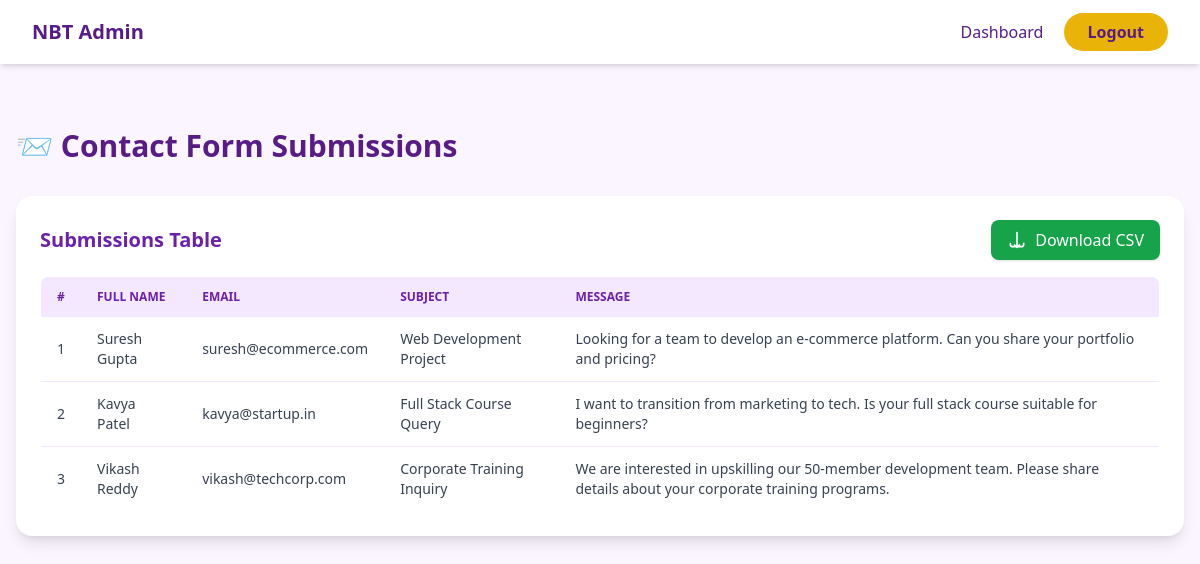
Screenshot of /nbt/admin/manage_contacts.php with the database file from the repository.
### tables this page shows
CREATE TABLE contact_us (
    id INT AUTO_INCREMENT PRIMARY KEY,
    full_name VARCHAR(255) NOT NULL,
    email_address VARCHAR(255) NOT NULL,
    subject VARCHAR(255) DEFAULT '',
    message TEXT DEFAULT '',
    phone VARCHAR(20) DEFAULT '',
    status ENUM('new', 'read', 'replied', 'closed') DEFAULT 'new',
    admin_notes TEXT DEFAULT '',
    ip_address VARCHAR(45) DEFAULT '',
    created_at TIMESTAMP DEFAULT CURRENT_TIMESTAMP
);

### nbt/admin/manage_contacts.php (the view, shortened to what this page needs)
<?php
require '../config/db.php';
try {
    $stmt = $pdo->query("SELECT * FROM contact_us ORDER BY id DESC");
    $contacts = $stmt->fetchAll(PDO::FETCH_ASSOC);
} catch (PDOException $e) {
    die("DB Error: " . $e->getMessage());
}
?>
<!DOCTYPE html>
<html lang="en">
<head>
  <script src="https://cdn.tailwindcss.com"></script>
</head>
<body class="bg-[#faf5ff] text-gray-800 min-h-screen">
  <nav class="bg-white shadow-md fixed w-full top-0 z-50">
    <div class="max-w-7xl mx-auto px-4 sm:px-6 lg:px-8">
      <div class="flex justify-between items-center h-16">
        <div class="text-xl font-bold text-purple-900">NBT Admin</div>
        <div>
          <a href="dashboard.php" class="text-purple-900 hover:text-yellow-500 px-4">Dashboard</a>
          <a href="logout.php" class="bg-yellow-500 text-purple-900 px-6 py-2 rounded-full font-semibold hover:bg-yellow-600">Logout</a>
        </div>
      </div>
    </div>
  </nav>
  <div class="max-w-7xl mx-auto px-4 py-12 mt-20">
    <h2 class="text-3xl font-extrabold text-purple-900 mb-8">📨 Contact Form Submissions</h2>
    <div class="bg-white shadow-lg rounded-2xl p-6 mb-6">
      <div class="flex justify-between items-center">
        <h3 class="text-xl font-semibold text-purple-800">Submissions Table</h3>
        <a href="?download=true" class="bg-green-600 hover:bg-green-700 text-white px-4 py-2 rounded-lg shadow flex items-center space-x-2">
          <svg xmlns="http://www.w3.org/2000/svg" class="h-5 w-5" fill="none"
            viewBox="0 0 24 24" stroke="currentColor" stroke-width="2">
            <path stroke-linecap="round" stroke-linejoin="round"
              d="M4 16v1a3 3 0 003 3h10a3 3 0 003-3v-1M12 12v9m0 0l-3-3m3 3l3-3M12 3v9" />
          </svg>
          <span>Download CSV</span>
        </a>
      </div>
      <div class="mt-4 overflow-x-auto">
        <table class="min-w-full text-sm text-left text-gray-700 border rounded-lg overflow-hidden">
          <thead class="bg-purple-100 text-xs uppercase text-purple-800 font-semibold">
            <tr>
              <th class="px-4 py-3">#</th>
              <th class="px-4 py-3">Full Name</th>
              <th class="px-4 py-3">Email</th>
              <th class="px-4 py-3">Subject</th>
              <th class="px-4 py-3">Message</th>
            </tr>
          </thead>
          <tbody class="divide-y divide-purple-100">
            <?php if (count($contacts) === 0): ?>
              <tr><td colspan="5" class="px-4 py-4 text-center text-gray-500">No submissions yet.</td></tr>
            <?php else: ?>
              <?php foreach ($contacts as $i => $c): ?>
                <tr class="hover:bg-purple-50">
                  <td class="px-4 py-3"><?= $i + 1 ?></td>
                  <td class="px-4 py-3 font-medium"><?= htmlspecialchars($c['full_name']) ?></td>
                  <td class="px-4 py-3"><?= htmlspecialchars($c['email_address']) ?></td>
                  <td class="px-4 py-3"><?= htmlspecialchars($c['subject']) ?></td>
                  <td class="px-4 py-3 whitespace-pre-wrap"><?= nl2br(htmlspecialchars($c['message'])) ?></td>
                </tr>
              <?php endforeach; ?>
            <?php endif; ?>
          </tbody>
        </table>
      </div>
    </div>
  </div>
</body>
</html>

### rows the page displays
contact_us: full_name "Suresh Gupta", email_address "suresh@ecommerce.com", subject "Web Development Project", message "Looking for a team to develop an e-commerce platform. Can you share your portfolio and pricing?"
contact_us: full_name "Kavya Patel", email_address "kavya@startup.in", subject "Full Stack Course Query", message "I want to transition from marketing to tech. Is your full stack course suitable for beginners?"
contact_us: full_name "Vikash Reddy", email_address "vikash@techcorp.com", subject "Corporate Training Inquiry", message "We are interested in upskilling our 50-member development team. Please share details about your corporate training programs."
